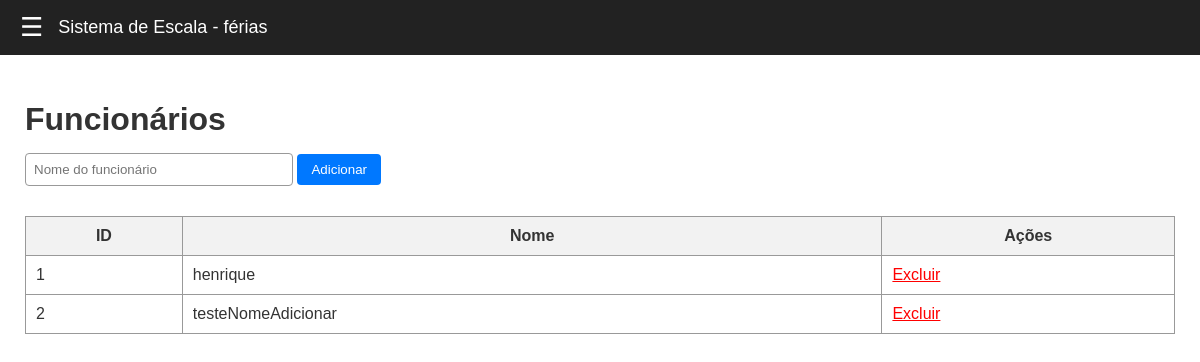
The app's page /funcionarios with its own data.
### tables this page shows
CREATE TABLE funcionarios (
            id INTEGER PRIMARY KEY AUTOINCREMENT,
            nome TEXT NOT NULL
        );

### routes/funcionario_routes.py (the view)
@funcionario_bp.route("/funcionarios")
def pagina_funcionarios():
    funcionarios = listar_funcionarios()
    return render_template("funcionarios.html", funcionarios=funcionarios)

### database.py (called while the page is built)
def get_connection():
    return sqlite3.connect(DB_NAME)

### services/funcionario_service.py (called while the page is built)
def listar_funcionarios():
    conn = get_connection()
    cursor = conn.cursor()
    cursor.execute("SELECT id, nome FROM funcionarios ORDER BY nome;")
    dados = cursor.fetchall()
    conn.close()
    return dados

### templates/funcionarios.html
{% extends "base.html" %}
{% block content %}
<h1>Funcionários</h1>
<form action="/adicionar-funcionario" method="POST">
    <input type="text" name="nome" placeholder="Nome do funcionário" required>
    <button type="submit">Adicionar</button>
</form>
<table border="1" cellpadding="8" width="500">
    <tr>
        <th>ID</th>
        <th>Nome</th>
        <th>Ações</th>
    </tr>
    {% for f in funcionarios %}
    <tr>
        <td>{{ f[0] }}</td>
        <td>{{ f[1] }}</td>
        <td>
            <a href="/deletar-funcionario/{{ f[0] }}" style="color:red;">Excluir</a>
        </td>
    </tr>
    {% endfor %}
</table>
{% endblock %}

### static/styles/styles.css (style rules this page uses)
:root { --cor-fundo-geral: #ffffff; --cor-texto: #333; --cor-topbar-fundo: #222; --cor-topbar-texto: #ffffff; --cor-menu-fundo: #333; --cor-menu-hover: #444; --cor-menu-texto: #ddd; --cor-menu-texto-hover: #fff; --cor-borda-tabela: #999; --cor-header-tabela: #f2f2f2; --cor-botao: #0078ff; --cor-botao-hover: #005fcc; --cor-botao-texto: #fff; --cor-danger: #d9534f; --cor-danger-hover: #c9302c; }
body { margin: 0; font-family: Arial, sans-serif; background: var(--cor-fundo-geral); color: var(--cor-texto); }
table { border-collapse: collapse; width: 100%; margin-top: 20px; }
table th { background: var(--cor-header-tabela); padding: 10px; border: 1px solid var(--cor-borda-tabela); }
table td { padding: 10px; border: 1px solid var(--cor-borda-tabela); }
input[type="text"], input[type="number"], input[type="date"], select { padding: 8px; margin-bottom: 10px; border: 1px solid var(--cor-borda-tabela); border-radius: 4px; width: 250px; }
button { padding: 8px 14px; background: var(--cor-botao); color: var(--cor-botao-texto); border: none; cursor: pointer; border-radius: 4px; }
h1 { color: var(--cor-texto); margin-bottom: 15px; }

### records on screen
funcionarios: id "1", nome "henrique"
funcionarios: id "2", nome "testeNomeAdicionar"
